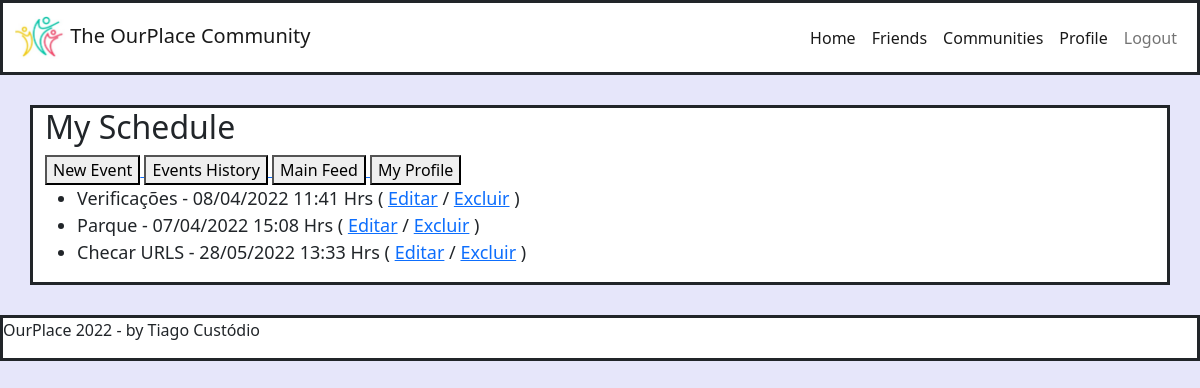
Page /agenda/ (signed in) on the earlier database version.
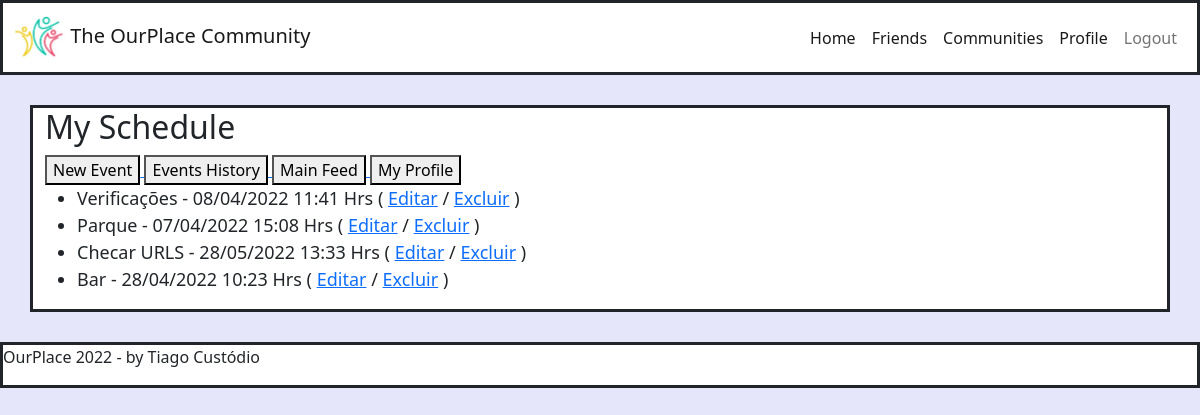
Same page on the later database version.
### core/models.py (models this page shows, shortened)
class Evento(models.Model):
    titulo = models.CharField(max_length=100)
    descricao = models.TextField(blank=True, null=True)
    data_evento = models.DateTimeField(verbose_name='Data do Evento')
    data_criacao = models.DateTimeField(auto_now=True)
    usuario = models.ForeignKey(User, on_delete=models.CASCADE)
    class Meta:
        db_table = 'evento'
    def get_data_evento(self):
        return self.data_evento.strftime('%d/%m/%Y %H:%M Hrs')

### core/views.py (the view)
# urls.py: path('agenda/', views.lista_eventos),
@login_required(login_url='/login/')
def lista_eventos(request):
    usuario = request.user
    data_atual = datetime.now() - timedelta(hours=1)
    evento = Evento.objects.filter(usuario=usuario,
                                   data_evento__gt=data_atual)
    dados = {'eventos':evento}
    return render(request, 'agenda.html', dados)

### templates/agenda.html
{% extends "model-page.html" %}
{% block content %}
<div class="container" style="border-style: solid; background-color: #FFFFFF;">
  <h2>My Schedule</h2>
    <a href="evento/">
        <button type="button">New Event</button>
    </a>
    <a href="historico/">
        <button type="button">Events History</button>
    </a>
    <a href="/feed/">
        <button type="button">Main Feed</button>
    </a>
    <a href="/profile/">
        <button type="button">My Profile</button>
    </a>
    <ul style="font-size: 18px">
        {% for evento in eventos %}
            <li>
                <div>
                    {{ evento.titulo }} - {{ evento.get_data_evento }}
                    ( <a href="evento/?id={{ evento.id }}">Editar</a>
                    / <a href="evento/delete/{{ evento.id }}/">Excluir</a> )
                </div>
            </li>
        {% endfor %}
    </ul>
</div>
{% endblock %}

Differences in the rows shown:
added Evento: titulo "Bar", get_data_evento "28/04/2022 10:23 Hrs"
